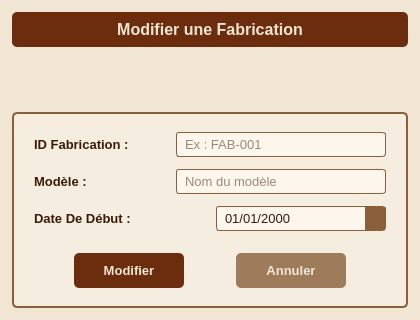
<?xml version="1.0" encoding="UTF-8"?>
<ui version="4.0">
 <class>Dialog_Modifier_Fabrication</class>
 <widget class="QDialog" name="Dialog_Modifier_Fabrication">
  <property name="geometry">
   <rect><x>0</x><y>0</y><width>420</width><height>320</height></rect>
  </property>
  <property name="windowTitle"><string>Modifier Fabrication</string></property>
  <property name="styleSheet">
   <string notr="true">QDialog { background-color: #f0e6d3; }
QLabel { color: #3b1a08; font-family: &quot;Segoe UI&quot;; font-size: 10pt; font-weight: bold; }
QLineEdit { background-color: #fdf6ec; border: 1px solid #8b5e3c; border-radius: 3px; padding: 3px 6px; color: #3b1a08; font-family: &quot;Segoe UI&quot;; font-size: 10pt; }
QLineEdit:focus { border: 1.5px solid #5a2d0c; }
QDateEdit { background-color: #fdf6ec; border: 1px solid #8b5e3c; border-radius: 3px; padding: 3px 6px; color: #3b1a08; font-family: &quot;Segoe UI&quot;; font-size: 10pt; }
QDateEdit:focus { border: 1.5px solid #5a2d0c; }
QDateEdit::drop-down { border: none; background-color: #8b5e3c; width: 20px; }
QPushButton { background-color: #6b2d0e; color: #f0e6d3; border: none; border-radius: 5px; padding: 8px 20px; font-family: &quot;Segoe UI&quot;; font-size: 10pt; font-weight: bold; }
QPushButton:hover { background-color: #8b3d1a; }
QPushButton:pressed { background-color: #4a1e08; }
QPushButton#btn_annuler { background-color: #9e7b5a; }
QPushButton#btn_annuler:hover { background-color: #b8926e; }
QPushButton#btn_annuler:pressed { background-color: #7a5a3a; }
QFrame#frame_titre { background-color: #6b2d0e; border-radius: 5px; }
QLabel#lbl_titre { color: #f0e6d3; font-size: 12pt; }
QFrame#frame_contenu { background-color: #f5ede0; border: 2px solid #8b5e3c; border-radius: 5px; }</string>
  </property>
  <layout class="QVBoxLayout" name="layout_principal">
   <property name="spacing"><number>0</number></property>
   <property name="leftMargin"><number>12</number></property>
   <property name="topMargin"><number>12</number></property>
   <property name="rightMargin"><number>12</number></property>
   <property name="bottomMargin"><number>12</number></property>
   <item>
    <widget class="QFrame" name="frame_titre">
     <property name="frameShape"><enum>QFrame::StyledPanel</enum></property>
     <layout class="QHBoxLayout" name="layout_titre">
      <property name="leftMargin"><number>10</number></property>
      <property name="topMargin"><number>8</number></property>
      <property name="rightMargin"><number>10</number></property>
      <property name="bottomMargin"><number>8</number></property>
      <item>
       <widget class="QLabel" name="lbl_titre">
        <property name="text"><string>Modifier une Fabrication</string></property>
        <property name="alignment"><set>Qt::AlignCenter</set></property>
       </widget>
      </item>
     </layout>
    </widget>
   </item>
   <item>
    <spacer name="spacer_top">
     <property name="orientation"><enum>Qt::Vertical</enum></property>
     <property name="sizeHint" stdset="0"><size><width>20</width><height>8</height></size></property>
    </spacer>
   </item>
   <item>
    <widget class="QFrame" name="frame_contenu">
     <property name="frameShape"><enum>QFrame::StyledPanel</enum></property>
     <layout class="QVBoxLayout" name="layout_contenu">
      <property name="spacing"><number>12</number></property>
      <property name="leftMargin"><number>20</number></property>
      <property name="topMargin"><number>18</number></property>
      <property name="rightMargin"><number>20</number></property>
      <property name="bottomMargin"><number>18</number></property>
      <item>
       <layout class="QHBoxLayout" name="layout_id">
        <item>
         <widget class="QLabel" name="lbl_id">
          <property name="text"><string>ID Fabrication :</string></property>
          <property name="minimumSize"><size><width>130</width><height>0</height></size></property>
         </widget>
        </item>
        <item>
         <widget class="QLineEdit" name="input_id_fabrication">
          <property name="placeholderText"><string>Ex : FAB-001</string></property>
         </widget>
        </item>
       </layout>
      </item>
      <item>
       <layout class="QHBoxLayout" name="layout_modele">
        <item>
         <widget class="QLabel" name="lbl_modele">
          <property name="text"><string>Modèle :</string></property>
          <property name="minimumSize"><size><width>130</width><height>0</height></size></property>
         </widget>
        </item>
        <item>
         <widget class="QLineEdit" name="input_modele">
          <property name="placeholderText"><string>Nom du modèle</string></property>
         </widget>
        </item>
       </layout>
      </item>
      <item>
       <layout class="QHBoxLayout" name="layout_date">
        <item>
         <widget class="QLabel" name="lbl_date_debut">
          <property name="text"><string>Date De Début :</string></property>
          <property name="minimumSize"><size><width>130</width><height>0</height></size></property>
         </widget>
        </item>
        <item>
         <widget class="QDateEdit" name="input_date_debut">
          <property name="displayFormat"><string>dd/MM/yyyy</string></property>
          <property name="calendarPopup"><bool>true</bool></property>
          <property name="date"><date><year>2000</year><month>1</month><day>1</day></date></property>
         </widget>
        </item>
       </layout>
      </item>
      <item>
       <spacer name="spacer_mid">
        <property name="orientation"><enum>Qt::Vertical</enum></property>
        <property name="sizeHint" stdset="0"><size><width>20</width><height>10</height></size></property>
       </spacer>
      </item>
      <item>
       <layout class="QHBoxLayout" name="layout_boutons">
        <item>
         <spacer name="sp_l"><property name="orientation"><enum>Qt::Horizontal</enum></property><property name="sizeHint" stdset="0"><size><width>40</width><height>20</height></size></property></spacer>
        </item>
        <item>
         <widget class="QPushButton" name="btn_modifier">
          <property name="text"><string>Modifier</string></property>
          <property name="minimumSize"><size><width>110</width><height>35</height></size></property>
         </widget>
        </item>
        <item>
         <spacer name="sp_m"><property name="orientation"><enum>Qt::Horizontal</enum></property><property name="sizeHint" stdset="0"><size><width>15</width><height>20</height></size></property></spacer>
        </item>
        <item>
         <widget class="QPushButton" name="btn_annuler">
          <property name="text"><string>Annuler</string></property>
          <property name="minimumSize"><size><width>110</width><height>35</height></size></property>
         </widget>
        </item>
        <item>
         <spacer name="sp_r"><property name="orientation"><enum>Qt::Horizontal</enum></property><property name="sizeHint" stdset="0"><size><width>40</width><height>20</height></size></property></spacer>
        </item>
       </layout>
      </item>
     </layout>
    </widget>
   </item>
  </layout>
 </widget>
 <resources/>
 <connections>
  <connection>
   <sender>btn_annuler</sender><signal>clicked()</signal>
   <receiver>Dialog_Modifier_Fabrication</receiver><slot>reject()</slot>
   <hints>
    <hint type="sourcelabel"><x>300</x><y>280</y></hint>
    <hint type="destinationlabel"><x>210</x><y>160</y></hint>
   </hints>
  </connection>
 </connections>
</ui>
